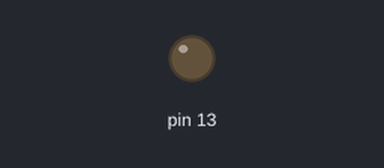
A sketch run on a simulated Arduino Uno, built with avr-gcc and run on an emulated ATmega328P. Shown: output pins drawn as LEDs (lit = HIGH).

Above: at 2.5 s.
At 7.5 s:
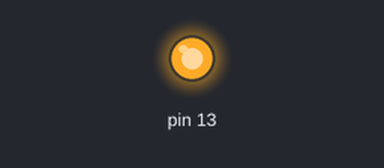
Timing chart, 0 to 13.1 s (numbered marks = the images above):
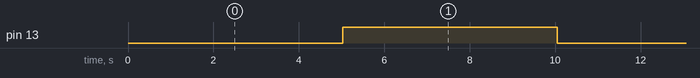

Measured:
- by itself, pin 13: alternates HIGH for 5.0 s and LOW for 5.0 s

The sketch:

Timmer_And_Real_time.ino
```cpp
 # include <avr/io.h>
 #include <util/delay.h>
 #include <avr/interrupt.h>
  int Time;

 int main (void)
{
    DDRB =0b00100000;
    sei();

    TCCR0A|=(1<<WGM01)|(1<<COM0A1);
    TCCR0B|=(1<<CS02)|(1<<CS00);
    OCR0A=156;
    TIMSK0|=(1<<OCIE0A);


    while(1)
    {

    }
}
ISR(TIMER0_COMPA_vect)
 {
  Time++;
  if (Time==500)
  {
    PORTB ^=0b00100000;
    //PORTB^=(1<<PB5);
    Time=0;
  }
 }
```
